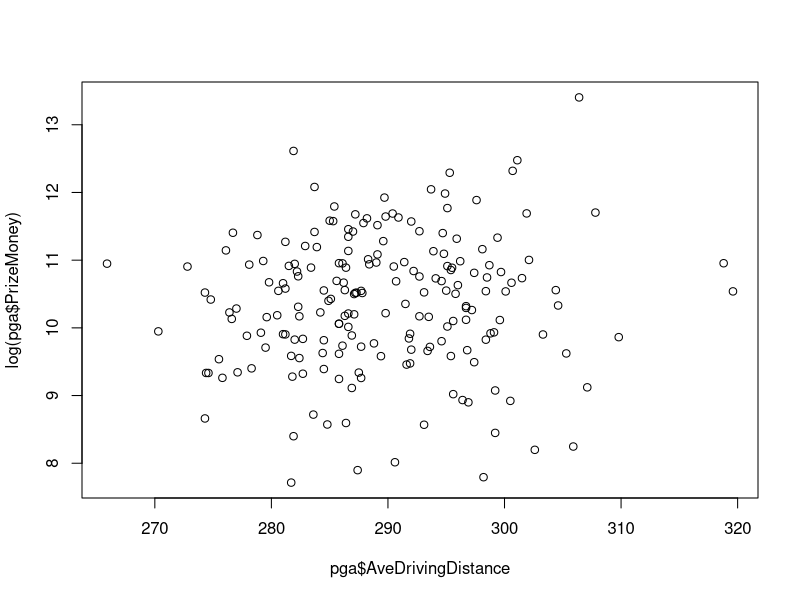
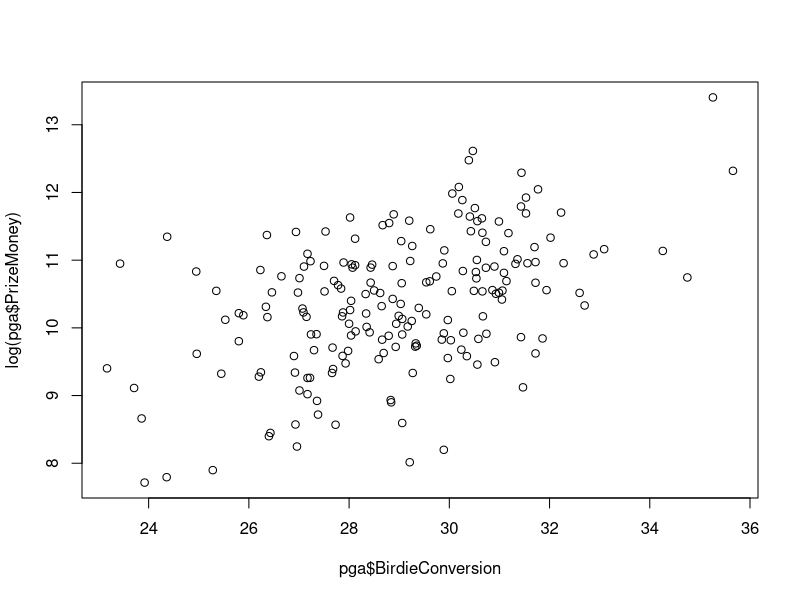
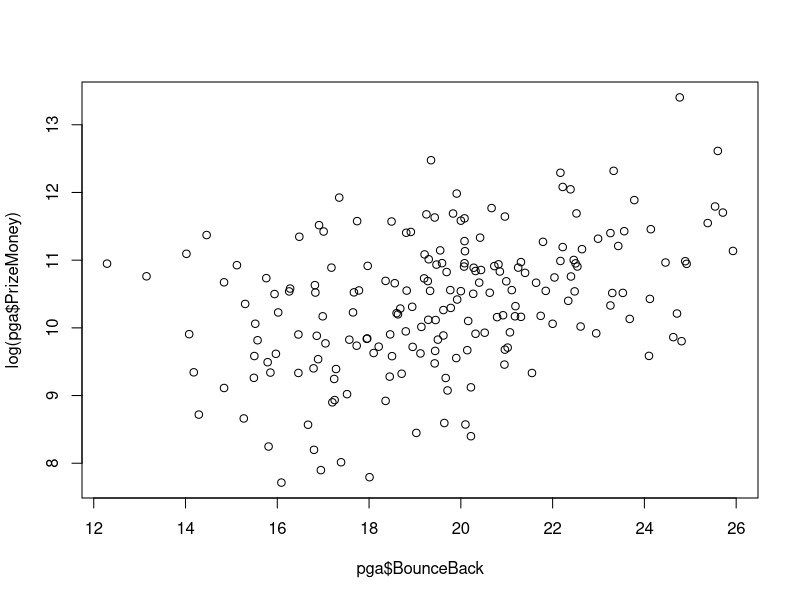
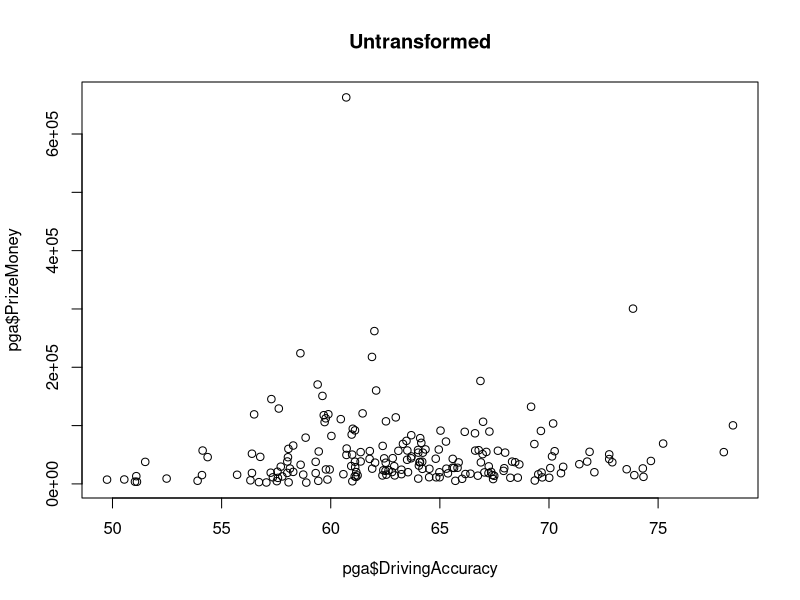
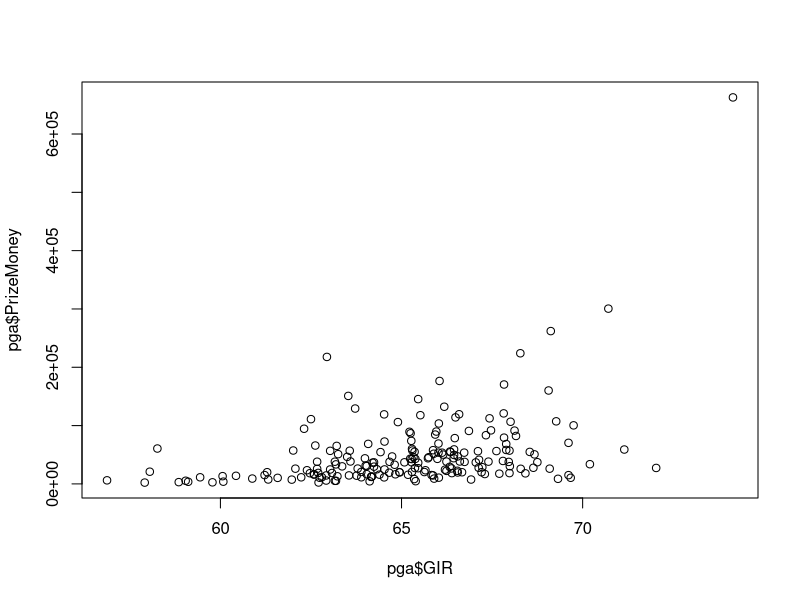
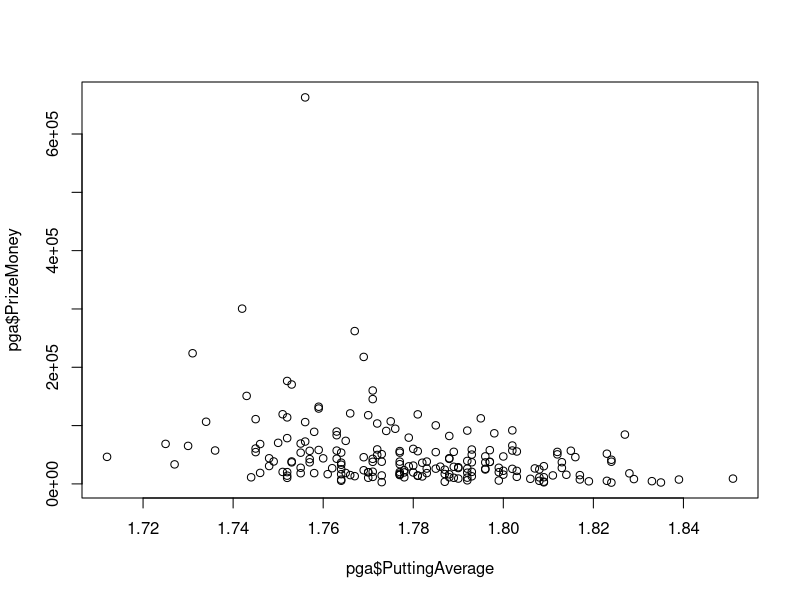
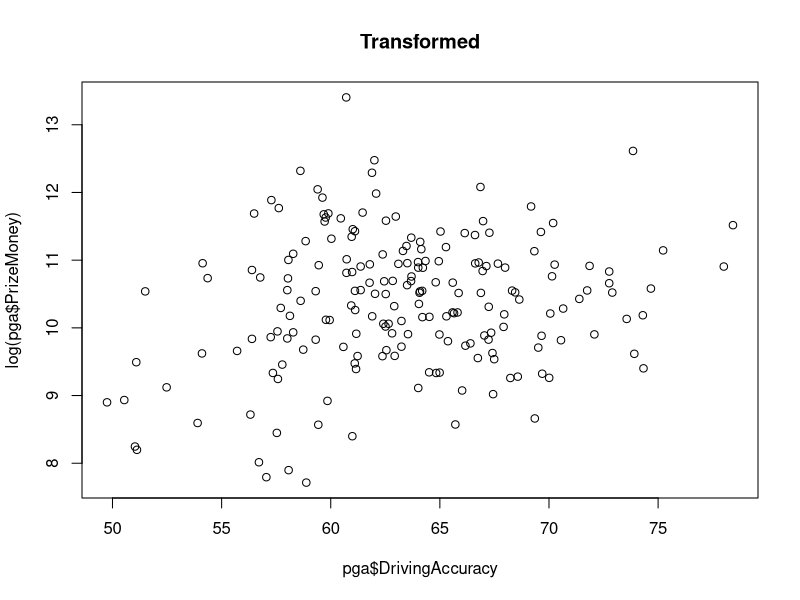
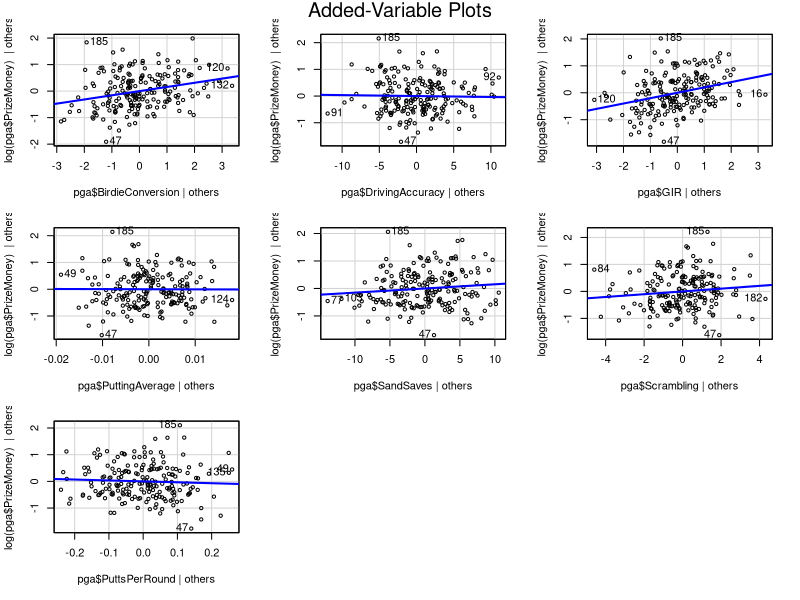

Write the R code that produced these figures, in order.
pga <- read.csv(text = "Name,TigerWoods,PrizeMoney,AveDrivingDistance,DrivingAccuracy ,GIR,PuttingAverage,BirdieConversion,SandSaves,Scrambling,BounceBack,PuttsPerRound
Aaron Baddeley,0,60661,288.3,60.73,58.26,1.745,31.36,54.8,59.37,19.3,27.96
Adam Scott,0,262045,301.1,62,69.12,1.767,30.39,53.61,57.94,19.35,29.28
Alex Aragon,0,3635,302.6,51.12,59.11,1.787,29.89,37.93,50.78,16.8,29.2
Alex Cejka,0,17516,288.8,66.4,67.7,1.777,29.33,45.13,54.82,17.05,29.46
Arjun Atwal,0,16683,287.7,63.24,64.04,1.761,29.32,52.44,57.07,18.21,28.93
Arron Oberholser,0,107294,285,62.53,69.27,1.775,29.2,47.2,57.67,20,29.56
Bart Bryant,0,50620,282.2,72.76,68.67,1.812,24.95,41.84,55.46,20.85,30.06
Ben Crane,0,57273,285.8,63.51,62.01,1.736,32.28,45.6,56.49,19.59,28.46
Ben Curtis,0,86782,278.8,66.61,65.25,1.798,26.36,45,56.88,14.46,29.5
Bernhard Langer,0,23396,285.8,62.41,65.66,1.778,28.94,48.45,59.1,22,29.17
Bill Haas,0,29567,296.7,57.71,64.24,1.786,29.39,48.7,59.55,19.78,29.04
Billy Andrade,0,44080,285.6,62.84,66.44,1.788,27.7,45.3,58.84,18.36,29.31
Billy Mayfair,0,47172,282.3,70.14,66.55,1.796,26.65,48.61,60.42,13.15,29.36
Bo Van Pelt,0,49640,297.4,60.72,66.45,1.772,31.09,50,57.63,21.4,29.24
Bob Estes,0,53610,286.4,64.01,66.73,1.777,28.07,51.56,60.12,17.18,29.16
Bob May,0,26129,292.7,61.9,69.09,1.785,27.86,56.41,55.36,21.18,29.47
Bob Tway,0,11989,284.5,61.16,64.17,1.771,27.68,41.67,55.27,17.28,29.08
Brad Faxon,0,20911,270.3,57.56,58.05,1.771,28.13,46.85,57.22,18.8,28.5
Brandt Jobe,0,28658,297.2,61.12,67.23,1.79,28.02,46.88,54.91,19.62,29.59
Brent Geiberger,0,19683,286.9,67.04,64.95,1.778,28.04,47.74,60.46,19.62,28.96
Brett Quigley,0,79316,289.6,58.85,67.83,1.779,29.04,53.57,61.84,20.08,29.19
Brett Wetterich,0,120927,307.8,61.46,67.82,1.766,32.23,52.94,53.47,25.71,29.3
Brian Bateman,0,24814,296.7,59.78,64.53,1.808,25.53,47.42,57.83,19.29,29.29
Brian Davis,0,27224,286.6,70.06,65.37,1.79,28.34,50,59.54,24.71,29.21
Brian Gay,0,33471,274.8,68.64,63.19,1.727,31.05,61.59,64.6,19.92,28.05
Briny Baird,0,33782,285.1,71.39,70.2,1.777,28.87,44.55,56.42,24.12,29.64
Bubba Dickerson,0,20322,298.8,62.81,65.63,1.777,29.89,49.67,53.03,22.95,29.32
Bubba Watson,0,37751,319.6,51.5,66.74,1.797,30.66,42.97,58.35,22.48,29.56
Camilo Villegas,0,60073,302.1,58.06,65.29,1.78,30.55,45.21,56.45,22.46,29.29
Carl Pettersson,0,94571,286.6,61.01,62.31,1.776,29.62,53.05,58.95,24.14,28.84
Carlos Franco,0,15668,293.4,55.71,65.18,1.814,27.98,52.45,54.55,19.44,29.9
Chad Campbell,0,112443,290.9,59.77,67.43,1.795,28.02,58.45,57.84,19.43,29.51
Charles Howell III,0,51770,295.4,56.39,65.89,1.823,26.23,48.3,56.92,20.44,29.75
Charles Warren,0,37735,300.1,64.09,67.96,1.797,27.51,45.13,58.96,16.26,29.41
Charley Hoffman,0,38455,304.4,58.01,66.61,1.753,31.94,45.91,55.86,21.11,28.94
Chris Couch,0,50249,299.7,60.98,66.15,1.793,30.53,33.91,49.02,19.69,29.83
Chris DiMarco,0,59151,279.3,64.34,66.45,1.772,29.22,51.22,59.02,22.17,29.22
Chris Riley,0,18345,284.5,70.55,62.47,1.755,30.03,61.9,60.65,15.57,28.61
Chris Smith,0,8734,299.2,66.02,69.32,1.806,27.01,36.36,52.7,19.71,30.18
Corey Pavin,0,56873,265.9,67.66,63.57,1.815,23.43,58.33,66.45,12.29,28.91
Craig Barlow,0,45752,294.1,58.04,65.75,1.769,30.54,49.54,54.67,19.2,29.41
D.A. Points,0,14499,289.4,62.37,62.92,1.773,30.35,43.84,56.18,18.5,28.95
D.J. Trahan,0,31371,291.5,64.04,64.01,1.78,29.03,49.34,56.26,15.3,29.26
Daisuke Maruyama,0,38275,284.5,71.75,66.24,1.783,28.5,44.88,57.5,17.78,29.23
Daniel Chopra,0,46377,298.5,56.77,63.5,1.712,34.75,52.72,57.47,22.04,28.21
Danny Ellis,0,16630,293.6,60.58,62.59,1.764,28.93,43.21,58,18.95,28.84
Darron Stiles,0,10504,287.7,68.23,69.67,1.789,27.17,50.72,60.37,19.67,29.67
David Duval,0,13262,297.4,51.09,60.06,1.767,30.91,49.59,52.42,15.79,28.87
David Howell,0,65174,289.1,62.38,63.21,1.73,32.88,50,53.69,19.21,28.89
David McKenzie,0,15187,284.4,67.41,65.83,1.777,28.69,50.91,57.11,18.1,29.19
David Toms,0,132327,285.4,69.18,66.18,1.759,31.43,59.43,59.29,25.54,29.01
Davis Love III,0,119444,301.9,59.89,66.59,1.751,31.53,44.9,55.14,22.52,29
Dean Wilson,0,73819,282.9,63.47,65.27,1.765,29.26,55.32,59.37,23.43,28.83
Doug Barron,0,13865,275.5,67.49,60.43,1.781,28.59,60.5,60.77,16.89,28.58
Dudley Hart,0,26301,286.3,58.13,63.79,1.783,28.99,62.2,58.96,21.74,28.92
Duffy Waldorf,0,22340,286.6,67.92,66.24,1.803,28.35,58.9,59.03,19.14,29.47
Eric Axley,0,43951,294.6,63.68,65.73,1.748,31.14,39.58,56.47,19.28,28.8
Ernie Els,0,129234,295.1,57.62,63.72,1.759,30.51,53.23,59.33,20.67,28.72
Frank Lickliter II,0,57092,286.1,66.62,67.98,1.763,29.87,45.59,61,22.5,29.04
Fred Couples,0,45904,301.5,54.36,65.33,1.816,27.01,40.59,55.13,15.76,30.02
Fred Funk,0,54477,272.8,78.01,66.35,1.785,27.1,52.41,60.06,20.07,29.33
Fredrik Jacobson,0,43820,290.7,62.45,63.99,1.76,29.61,48.94,57.58,20.99,28.79
Geoff Ogilvy,0,217748,295.3,61.89,62.94,1.769,31.44,56.67,58.89,22.17,28.93
Greg Chalmers,0,5402,286.4,53.9,59.04,1.764,29.06,56.91,56.28,19.64,28.63
Greg Kraft,0,10528,275.8,70.01,62.74,1.77,27.22,44.25,58.05,15.49,28.95
Greg Owen,0,54862,295.1,67.13,68.54,1.812,28.87,42.27,62.61,20.73,29.64
Harrison Frazar,0,30656,304.6,60.94,64.04,1.748,32.7,49.39,57.72,23.26,28.55
Heath Slocum,0,39356,281.2,74.67,67.8,1.792,27.84,51.97,55.66,16.28,29.58
Henrik Bjornstad,0,15840,296.8,62.55,64.39,1.8,27.3,45.99,57.31,20.14,29.32
Hidemichi Tanaka,0,2240,281.7,58.88,57.91,1.824,23.92,53.91,54.07,16.09,29.26
Hunter Mahan,0,38188,295,68.31,67.4,1.777,31.06,46.32,55.13,18.82,29.65
Ian Leggatt,0,13031,291.9,61.1,63.23,1.793,27.93,47.86,54.47,19.43,29.28
Ian Poulter,0,103594,287.9,70.19,66.03,1.772,28.8,50.68,60.38,25.38,29.06
J.B. Holmes,0,57216,318.8,54.13,65.3,1.802,31.56,49.26,51.98,20.08,29.75
J.J. Henry,0,82196,295.9,60.03,68.16,1.788,28.12,39.68,54.78,22.99,29.69
J.L. Lewis,0,25804,279.6,64.2,62.67,1.802,26.37,47.62,58.75,20.79,29.23
J.P. Hayes,0,36918,287.2,66.88,64.24,1.753,32.6,36.84,58.76,23.53,28.84
James Driscoll,0,7583,296.4,50.54,61.32,1.817,28.83,48.59,54.58,17.25,29.39
Jason Bohn,0,57824,289,66.78,65.87,1.797,27.89,52.87,61.97,24.46,29.18
Jason Gore,0,24724,299.6,59.95,63.03,1.796,29.97,50,53.85,19.45,29.5
Jason Schultz,0,5265,293.1,59.43,63.19,1.808,27.73,46.09,56.54,16.67,29.45
Jeff Brehaut,0,16927,286.1,66.17,67.3,1.787,29.35,42.31,55.04,17.73,29.67
Jeff Gove,0,27361,289.8,65.65,72.03,1.813,25.8,50.46,58.68,18.6,30.11
Jeff Maggert,0,55014,281.5,71.86,65.36,1.789,27.5,47.5,53.47,17.97,29.33
Jeff Overton,0,20612,299.1,58.28,65.29,1.793,28.41,51.54,59.21,21.07,29.18
Jeff Sluman,0,43173,279.8,64.81,65.24,1.763,29.54,56.02,58.86,14.84,29.05
Jerry Kelly,0,56058,278.1,70.26,67.11,1.781,28.46,54.05,60.98,19.47,29.17
Jerry Smith,0,19594,277.9,69.66,66.55,1.78,28.79,58.59,60.11,16.86,29.35
Jesper Parnevik,0,54513,290.5,61.37,64.42,1.745,30.9,47.95,60.59,22.54,28.58
Jim Furyk,0,300555,281.9,73.85,70.71,1.742,30.47,47.62,64.66,25.6,28.85
Jimmy Walker,0,7331,296.9,49.75,61.97,1.764,28.84,46.73,53.65,17.2,29.03
Joe Durant,0,100398,289.1,78.43,69.75,1.785,28.67,41.5,56,16.91,29.81
Joe Ogilvie,0,37004,287.3,64.07,65.08,1.757,30.99,52.86,59.79,20.63,28.7
Joey Sindelar,0,27673,284.2,65.58,68.64,1.799,27.09,39.69,53.54,17.65,30
John Cook,0,29296,277,70.65,66.33,1.789,27.07,46.07,60.59,18.68,29.31
John Daly,0,9149,307.1,52.48,60.88,1.79,31.47,43.18,52.46,20.22,29.37
John Engler Jr.,0,2692,287.4,58.07,59.78,1.809,25.28,49.61,53.61,16.95,29.36
John Huston,0,15964,292,58.74,62.58,1.777,30.24,48.21,58.97,20.96,28.92
John Rollins,0,53530,295.5,64.22,66.12,1.755,30.73,39.33,52.97,20.28,29.15
John Senden,0,58953,296.2,64.95,71.15,1.793,27.23,51.97,58.18,24.89,29.84
Jon Mills,0,2426,298.2,57.05,62.71,1.835,24.36,55.05,55.76,18.01,29.65
Jonathan Byrd,0,70421,298.1,64.15,69.61,1.75,33.09,48.6,60.94,22.64,29.06
Jonathan Kaye,0,18085,294.6,65.37,68.42,1.828,25.8,34.35,57.55,24.81,29.99
Jose Maria Olazabal,0,117801,287.2,59.68,65.52,1.77,28.89,54.43,57.78,19.25,29.1
Justin Leonard,0,30068,282.3,67.24,63.36,1.779,26.34,48.8,58.73,18.94,28.87
Justin Rose,0,58189,291.4,64,67.89,1.759,31.72,52.31,58.29,21.31,29
K.J. Choi,0,91406,287,65.03,68.12,1.792,27.53,56.49,58.9,17.01,29.51
Kenny Perry,0,37214,293.1,68.45,68.75,1.813,26.46,48.84,54.57,17.67,30.19
Kent Jones,0,26899,287.1,67.95,65.46,1.762,29.54,52.87,55.89,18.63,29.2
Kevin Sutherland,0,25918,293.5,64.52,68.29,1.796,27.15,52.99,60.58,21.31,29.5
Kirk Triplett,0,42589,281,72.76,65.28,1.757,29.05,45.35,56,18.56,28.79
Kris Cox,0,18494,298.4,59.31,66.39,1.783,28.66,48.04,56.73,17.57,29.3
Larry Mize,0,12110,278.3,74.33,64.16,1.803,23.17,43.75,60.49,16.79,29.18
Lee Janzen,0,18721,282.7,56.39,63.08,1.765,30.58,50.35,52.76,17.95,29.23
Len Mattiace,0,3025,290.6,56.71,58.85,1.773,29.21,47.37,55.38,17.39,28.75
Lucas Glover,0,83483,299.4,63.69,67.33,1.763,32.02,47.53,56.23,20.42,29.15
Luke Donald,0,176523,283.7,66.86,66.05,1.752,30.19,63.64,65.35,22.22,28.54
Marco Dawson,0,20188,291.9,61.17,64.94,1.752,30.74,53.23,56.47,20.32,28.67
Mark Brooks,0,5777,274.3,69.35,62.92,1.799,23.86,48.03,57.41,15.27,29.27
Mark Calcavecchia,0,26123,282.4,65.3,62.07,1.792,30.67,44.3,56.28,16.99,29.37
Mark O'Meara,0,11315,274.4,57.35,59.44,1.778,27.66,51.11,58.9,16.46,28.7
Mark Wilson,0,18513,282,67.23,67.98,1.758,29.85,55.81,58.45,19.5,29.28
Mathew Goggin,0,41390,296,63.5,67.14,1.824,27.78,45.13,55.31,16.82,30.16
Mathias Gronberg,0,22467,295.1,62.51,66.54,1.8,29.17,40.28,56.34,22.61,29.39
Matt Hansen,0,7490,300.5,59.85,66.92,1.839,27.36,39.08,58.02,18.36,30.15
Michael Allen,0,18838,291.8,58.01,62.7,1.746,31.86,59.09,58.87,17.96,28.48
Michael Connell,0,4444,281.9,60.99,64.12,1.819,26.4,45.07,51.29,20.22,30
Mike Sposa,0,5285,284.8,65.71,63.16,1.823,26.93,56.04,59.63,20.1,29.37
Mike Weir,0,78489,281.2,64.1,66.47,1.752,30.73,53.79,58.67,21.79,29.06
Nathan Green,0,56693,282,63.1,63.03,1.757,31.32,53.07,60.98,24.92,28.56
Nicholas Thompson,0,8272,295.6,67.44,65.35,1.829,27.17,44.67,53.79,17.52,30.12
Nick Watney,0,42890,300.6,61.78,65.38,1.788,31.72,43.51,61.15,21.64,29.08
Olin Browne,0,25135,276.6,73.56,64.32,1.764,29.06,44.59,55.09,23.68,28.86
Omar Uresti,0,26532,280.5,74.3,66.38,1.807,25.89,47.89,63.59,20.92,29.34
Padraig Harrington,0,89312,294.7,66.14,65.22,1.758,31.18,52.86,60.38,23.26,29.04
Pat Perez,0,37869,298.4,59.31,64.67,1.771,30.05,47.19,54.4,20,29.04
Patrick Sheehan,0,11376,287.5,64.99,63.89,1.788,26.92,41.22,59.08,15.85,28.99
Paul Azinger,0,23403,285.8,62.65,62.39,1.769,28,52.35,63.16,15.52,28.38
Paul Goydos,0,37100,274.3,72.9,65.28,1.793,26.98,44.35,60.67,16.83,29.17
Paul Stankowski,0,14527,295.4,61.23,65.87,1.811,26.9,47.87,56.98,15.5,29.71
Peter Lonard,0,38046,280.6,64.19,63.16,1.824,25.35,57.14,58.13,19.33,29.51
Phil Mickelson,0,224027,300.7,58.61,68.28,1.731,35.66,40.4,55.84,23.33,28.91
Retief Goosen,0,145414,297.6,57.28,65.46,1.771,30.26,49.48,57.37,23.78,28.98
Rich Beem,0,24379,295.6,63.24,66.2,1.787,29.25,44.87,53.66,20.16,29.6
Richard S. Johnson,0,53634,283.4,67.99,66.02,1.764,28.43,46.81,59.83,21.25,28.94
Robert Allenby,0,68345,293.9,69.33,67.89,1.746,31.09,51.49,56.18,20.09,29.1
Robert Damron,0,14558,281.7,62.93,63.55,1.781,27.87,50.35,57.62,24.1,28.93
Robert Gamez,0,16455,279.5,69.51,64.83,1.788,27.67,52.9,55.97,21.02,29.26
Robert Garrigus,0,19200,309.8,57.25,64.66,1.792,31.43,45.89,54.73,24.63,29.28
Rod Pampling,0,111028,288.2,60.46,62.5,1.745,30.65,59.15,58.2,20.08,28.44
Roger Tambellini,0,4667,299.2,57.53,65.39,1.833,26.43,39.36,49.47,19.03,30.18
Ron Whittaker,0,10715,281.8,68.57,66.03,1.792,26.2,37.5,54.24,18.45,29.63
Rory Sabbatini,0,119240,290.4,56.49,64.52,1.781,30.18,54.48,59.43,19.83,28.92
Ryan Hietala,0,3816,305.9,51.03,60.08,1.809,26.96,40.66,53.07,15.81,29.36
Ryan Moore,0,51005,292.2,66.96,63.25,1.773,30.27,52.25,59.77,20.32,28.69
Ryan Palmer,0,36428,295.8,62.03,64.2,1.764,30.93,43.4,58.78,20.27,28.8
Ryuji Imada,0,32843,284.9,58.62,64.81,1.764,28.04,54.94,60.68,22.34,28.87
Scott Gutschewski,0,19973,303.3,64.98,66.67,1.77,29.06,41.77,51.63,16.46,29.53
Scott Verplank,0,69173,276.1,75.23,66.02,1.755,29.9,50.39,62.55,19.55,28.72
Sean O'Hair,0,47046,292.7,63.7,64.74,1.8,29.74,51.9,55.79,22.4,29.56
Sergio Garcia,0,91808,292.7,61.11,67.47,1.802,30.43,46.74,52.8,23.56,29.78
Shane Bertsch,0,20502,279.1,67.35,63.89,1.751,30.28,46.11,57.47,20.52,28.71
Shaun Micheel,0,56305,288.4,61.79,67.62,1.777,28.05,46.34,56.27,20.82,29.53
Shigeki Maruyama,0,38471,286.3,61.37,63.59,1.749,30.86,50.64,60.86,19.77,28.58
Skip Kendall,0,19997,281.2,72.08,67.21,1.77,27.24,49.52,58.82,18.46,29.15
Stephen Ames,0,114055,289.8,62.98,66.49,1.752,30.41,45.54,59.09,20.96,29.05
Stephen Leaney,0,27657,276.4,65.81,67.13,1.755,27.88,50.5,60.97,16.02,28.95
Steve Elkington,0,15012,285.8,73.91,69.61,1.817,24.96,57.14,64.52,15.97,29.88
Steve Flesch,0,42958,286.2,65.59,65.99,1.771,28.43,55.61,60.8,20.4,28.88
Steve Jones,0,11421,277.1,64.51,62.8,1.809,26.24,49.25,57.92,14.18,29.33
Steve Lowery,0,36289,287.1,62.52,65.46,1.782,28.33,52.29,57.21,15.94,29.14
Steve Stricker,0,106577,285.3,66.98,68.01,1.734,30.56,62.03,65.55,17.74,28.26
Stewart Cink,0,105997,292,59.72,64.9,1.756,30.99,57.34,60.61,18.49,28.75
Stuart Appleby,0,150889,289.7,59.62,63.53,1.743,31.53,56.72,59.18,17.35,28.63
Tag Ridings,0,15098,305.3,54.1,61.22,1.766,31.72,51.02,54.58,19.12,28.79
Ted Purdy,0,36861,287.8,65.86,67.05,1.796,28.62,41.55,54.09,23.3,29.66
Thomas Levet,0,9062,286.9,64.01,65.9,1.851,23.71,47.52,58.47,14.84,30.1
Tiger Woods,1,662771,306.4,60.71,74.15,1.756,35.26,55.17,62.81,24.77,29.38
Tim Clark,0,89770,276.7,67.27,65.96,1.763,30.66,47.9,59.09,18.81,29.03
Tim Herron,0,65783,294.8,58.28,62.62,1.802,27.17,51.88,55.23,14.02,29.44
Tim Petrovic,0,20064,281,63.54,61.29,1.799,27.35,56.25,60.57,14.08,29.01
Tjaart van der Walt,0,11187,282.7,69.69,64.52,1.808,25.45,46.67,62.91,18.71,29.42
Todd Fischer,0,11309,274.6,64.83,62.23,1.744,29.27,40,56.76,21.55,28.59
Todd Hamilton,0,6117,283.6,56.32,56.87,1.792,27.38,42.15,51.34,14.29,29.01
Tom Lehman,0,84604,286.6,60.96,65.93,1.827,24.37,39.36,54.89,16.48,30.08
Tom Pernice Jr.,0,72623,283.9,65.28,64.53,1.756,31.7,51.72,58.58,22.22,28.88
Tommy Armour III,0,14098,282.4,66.74,63.76,1.752,29.97,42.86,53.77,19.9,29.08
Trevor Immelman,0,160175,294.9,62.08,69.06,1.771,30.06,55.05,60.54,19.91,29.26
Troy Matteson,0,55581,298.7,59.45,66.34,1.803,28.12,47.17,57.68,15.12,29.52
Vance Veazey,0,10354,285.8,57.58,61.58,1.752,30.02,48.24,51.96,17.24,28.93
Vaughn Taylor,0,68613,286.6,63.31,64.08,1.725,34.26,57.35,55.36,25.93,28.67
Vijay Singh,0,170460,293.7,59.4,67.83,1.753,31.77,55.09,60.28,22.39,28.89
Wes Short Jr.,0,12803,291.6,57.78,64.18,1.782,30.56,48.41,49.5,20.95,29.7
Will MacKenzie,0,30344,296.7,62.91,67.99,1.809,28.65,38.33,54.44,21.19,29.97
Woody Austin,0,38043,287.7,61.11,62.67,1.773,30.49,47.94,59.94,21.85,28.72
Zach Johnson,0,90824,283.7,69.63,66.86,1.774,26.94,47.29,57.52,18.91,29.32",
header = TRUE, stringsAsFactors = FALSE)
str(pga)

plot(pga$AveDrivingDistance, log(pga$PrizeMoney))
plot(pga$BirdieConversion, log(pga$PrizeMoney))
plot(pga$BounceBack, log(pga$PrizeMoney))
plot(pga$DrivingAccuracy, pga$PrizeMoney, main = 'Untransformed')
plot(pga$GIR, pga$PrizeMoney)
plot(pga$PuttingAverage, pga$PrizeMoney)

plot(pga$DrivingAccuracy, log(pga$PrizeMoney), main = 'Transformed')

cor(pga$DrivingAccuracy, pga$PrizeMoney)
cor(pga$DrivingAccuracy, log(pga$PrizeMoney))

pga_out <- lm(log(pga$PrizeMoney) ~ pga$BirdieConversion + pga$DrivingAccuracy +
              pga$GIR + pga$PuttingAverage + pga$SandSaves +
              pga$Scrambling + pga$PuttsPerRound, data = pga)

library(car)
avPlots(pga_out)

overdue <- read.table(text = 'LATE	BILL
16	79
47	264
22	97
47	289
47	288
21	100
44	250
27	140
19	97
48	299
16	80
50	311
11	46
17	110
25	146
37	201
22	95
38	205
24	150
31	158
51	310
40	197
34	180
30	149
39	211
5	90
11	60
33	187
42	220
15	70
48	273
10	50
29	162
25	153
43	225
42	210
30	154
41	215
49	301
43	240
36	205
6	95
52	302
19	98
26	150
36	179
13	75
35	199
74	150
47	289
39	310
47	299
53	240
71	179
82	90
83	95
90	50
92	80
71	158
80	110
83	95
57	220
84	100
63	211
73	149
60	205
50	302
91	70
49	250
67	201
83	97
83	98
81	97
74	153
69	150
65	146
70	154
60	197
53	273
63	205
67	199
99	60
60	210
85	75
79	140
68	187
70	162
47	311
51	264
69	180
44	301
47	288
55	225
86	79
94	46
59	215', header = TRUE)

type <- c(rep.int('Residential', 48), rep.int('Commercial', 48))

overdue_out <- cbind(overdue, type)
overdue_commercial <- subset(overdue_out, type == 'Commercial')
overdue_residential <- subset(overdue_out, type == 'Residential')


overdue_reg <- lm(LATE ~ BILL, data = overdue_commercial)
plot(overdue_commercial$BILL, overdue_commercial$LATE)
summary(overdue_reg)

overdue_reg2 <- lm(LATE ~ BILL, data = overdue_residential)
plot(overdue_residential$BILL, overdue_residential$LATE)
summary(overdue_reg2)